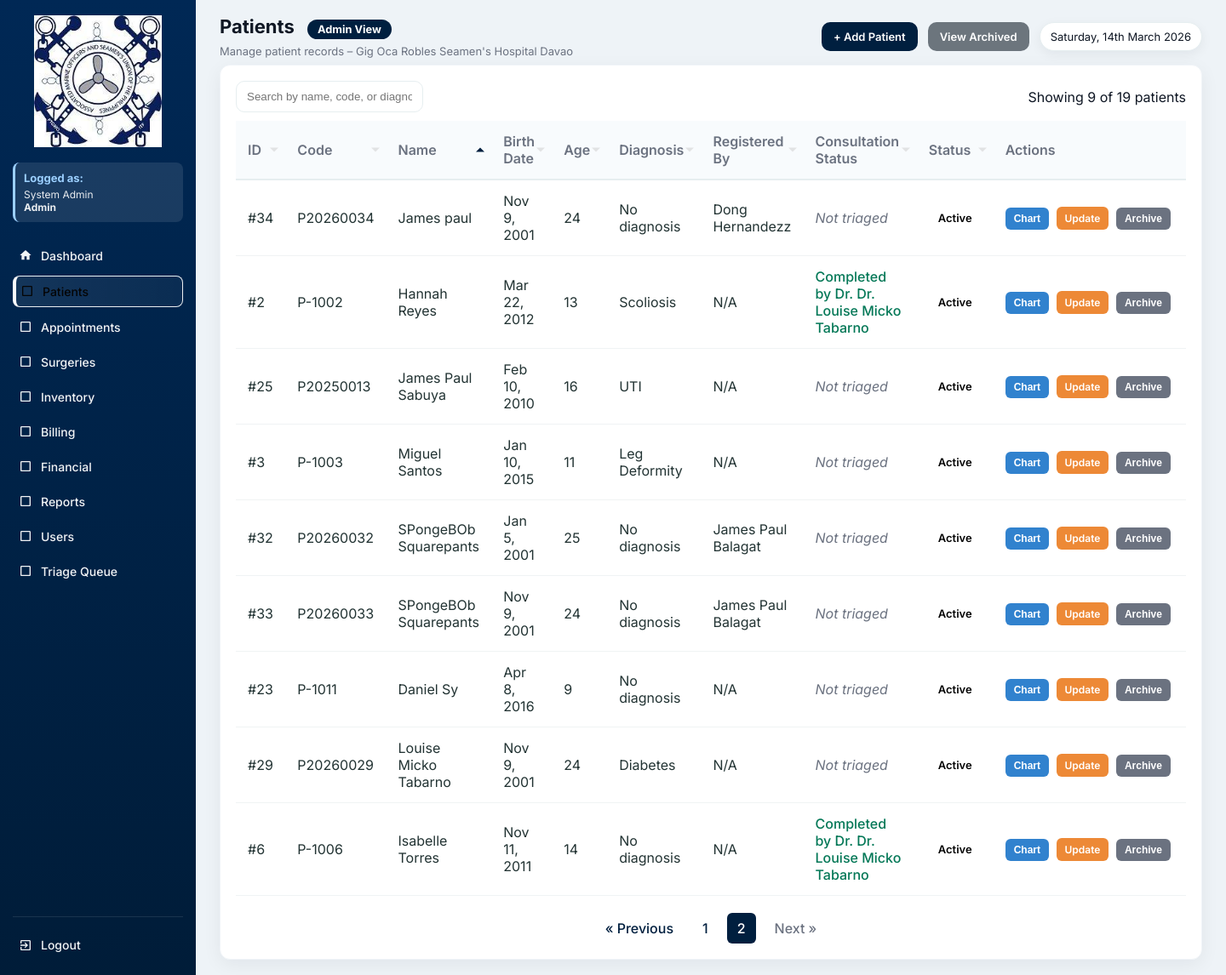
Page /patients.php?page=2&sort=name&order=asc (signed in) on the committed database.
### tables this page shows
CREATE TABLE `patients` (
  `id` int(11) NOT NULL,
  `patient_code` varchar(20) DEFAULT NULL,
  `first_name` varchar(100) DEFAULT NULL,
  `last_name` varchar(100) DEFAULT NULL,
  `gender` varchar(10) DEFAULT NULL,
  `sex` enum('Male','Female') DEFAULT NULL,
  `birth_date` date DEFAULT NULL,
  `phone` varchar(50) DEFAULT NULL,
  `address` text DEFAULT NULL,
  `guardian` varchar(100) DEFAULT NULL,
  `blood_type` varchar(10) DEFAULT NULL,
  `weight` decimal(5,2) DEFAULT NULL,
  `height` decimal(5,2) DEFAULT NULL,
  `pulse_rate` int(11) DEFAULT NULL,
  `temperature` decimal(4,2) DEFAULT NULL,
  `guardian_name` varchar(150) DEFAULT NULL,
  `created_at` timestamp NOT NULL DEFAULT current_timestamp(),
  `created_by` int(11) DEFAULT NULL,
  `is_archived` tinyint(1) DEFAULT 0,
  `archived_at` datetime DEFAULT NULL,
  `archived_by` int(11) DEFAULT NULL
);

CREATE TABLE `users` (
  `id` int(11) NOT NULL,
  `full_name` varchar(150) DEFAULT NULL,
  `username` varchar(100) DEFAULT NULL,
  `password` varchar(255) DEFAULT NULL,
  `role` enum('Admin','Doctor','Nurse','Staff','Inventory','Billing','SocialWorker') NOT NULL,
  `created_at` timestamp NOT NULL DEFAULT current_timestamp(),
  `is_active` tinyint(1) DEFAULT 1,
  `deactivated_at` datetime DEFAULT NULL
);

### patients.php (the view, shortened to what the rows shown need)
<?php
require 'config.php';
require 'functions.php';
$current_role = $_SESSION['role'] ?? 'Guest';
$current_user_id = $_SESSION['user_id'] ?? 0;
$current_user = fetchOne($conn, "SELECT role FROM users WHERE id = ?", "i", [$current_user_id]);
$is_admin = ($current_user['role'] ?? '') === 'Admin';
$table_check = fetchOne($conn, "SHOW COLUMNS FROM patients LIKE 'is_archived'");
$has_archive_columns = $table_check !== null;
$items_per_page = 10;
$current_page = isset($_GET['page']) ? max(1, intval($_GET['page'])) : 1;
$offset = ($current_page - 1) * $items_per_page;
$sort_column = $_GET['sort'] ?? 'name';
$sort_order = $_GET['order'] ?? 'asc';
$show_archived = isset($_GET['show']) && $_GET['show'] === 'archived' && $has_archive_columns;
$archive_condition = $has_archive_columns ? ($show_archived ? "p.is_archived = 1" : "p.is_archived = 0") : "1=1";
switch ($sort_column) {
    case 'name':              $order_by = "p.last_name $sort_order, p.first_name $sort_order"; break;
}
$rows = fetchAll($conn, "
    SELECT
        p.*,
        TIMESTAMPDIFF(YEAR, p.birth_date, CURDATE()) as age,
        (SELECT diagnosis FROM medical_records WHERE patient_id = p.id ORDER BY created_at DESC LIMIT 1) as latest_diagnosis,
        CASE WHEN p.is_archived = 1 THEN 'Archived' ELSE 'Active' END as status_text,
        creator.full_name AS created_by_name,
        latest_triage.status AS triage_status,
        latest_triage.severity,
        doctor.full_name AS doctor_name
    FROM patients p
    LEFT JOIN users creator ON p.created_by = creator.id
    LEFT JOIN (
        SELECT t1.*
        FROM triage t1
        INNER JOIN (
            SELECT patient_id, MAX(assessed_at) as max_date
            FROM triage
            GROUP BY patient_id
        ) t2 ON t1.patient_id = t2.patient_id AND t1.assessed_at = t2.max_date
    ) latest_triage ON p.id = latest_triage.patient_id
    LEFT JOIN users doctor ON latest_triage.started_by = doctor.id
    WHERE {$archive_condition}
    ORDER BY {$order_by}
    LIMIT $offset, $items_per_page
");
?>
<!DOCTYPE html>
<html lang="en">
<head>
</head>
<body>
<div class="app">
  <div class="main">
    <div class="topbar">
      <div class="top-left">
        <h1>Patients <?= $show_archived ? '(Archived)' : '' ?>
          <span class="role-badge role-<?= strtolower($current_role) ?>"><?= htmlspecialchars($current_role) ?> View</span>
        </h1>
      </div>
    </div>
    <div class="table-wrap">
      <table id="patientsTable">
        <thead>
          <tr>
            <th class="sortable-header <?= $sort_column=='id'?$sort_order:'' ?>" onclick="sortTable('id','<?= $sort_column=='id' && $sort_order=='asc'?'desc':'asc' ?>')">ID</th>
            <th class="sortable-header <?= $sort_column=='code'?$sort_order:'' ?>" onclick="sortTable('code','<?= $sort_column=='code' && $sort_order=='asc'?'desc':'asc' ?>')">Code</th>
            <th class="sortable-header <?= $sort_column=='name'?$sort_order:'' ?>" onclick="sortTable('name','<?= $sort_column=='name' && $sort_order=='asc'?'desc':'asc' ?>')">Name</th>
            <th class="sortable-header <?= $sort_column=='birth_date'?$sort_order:'' ?>" onclick="sortTable('birth_date','<?= $sort_column=='birth_date' && $sort_order=='asc'?'desc':'asc' ?>')">Birth Date</th>
            <th class="sortable-header <?= $sort_column=='age'?$sort_order:'' ?>" onclick="sortTable('age','<?= $sort_column=='age' && $sort_order=='asc'?'desc':'asc' ?>')">Age</th>
            <th class="sortable-header <?= $sort_column=='diagnosis'?$sort_order:'' ?>" onclick="sortTable('diagnosis','<?= $sort_column=='diagnosis' && $sort_order=='asc'?'desc':'asc' ?>')">Diagnosis</th>
            <th class="sortable-header <?= $sort_column=='registered_by'?$sort_order:'' ?>" onclick="sortTable('registered_by','<?= $sort_column=='registered_by' && $sort_order=='asc'?'desc':'asc' ?>')">Registered By</th>
            <th class="sortable-header <?= $sort_column=='consultation'?$sort_order:'' ?>" onclick="sortTable('consultation','<?= $sort_column=='consultation' && $sort_order=='asc'?'desc':'asc' ?>')">Consultation Status</th>
            <th class="sortable-header <?= $sort_column=='status'?$sort_order:'' ?>" onclick="sortTable('status','<?= $sort_column=='status' && $sort_order=='asc'?'desc':'asc' ?>')">Status</th>
            <th>Actions</th>
          </tr>
        </thead>
        <tbody>
          <?php if (count($rows) > 0): ?>
            <?php foreach($rows as $r): ?>
              <?php
              $full_name = h($r['first_name'] ?? '') . ' ' . h($r['last_name'] ?? '');
              $row_bg = ($has_archive_columns && !empty($r['is_archived'])) ? 'style="background-color:rgba(107,114,128,0.1);"' : '';
              $created_by = !empty($r['created_by_name']) ? h($r['created_by_name']) : 'N/A';
              $consult_display = '';
              $consult_class = '';
              if (!empty($r['triage_status'])) {
                  $status = $r['triage_status'];
                  $severity = $r['severity'] ? ' (Severity ' . $r['severity'] . ')' : '';
                  $doctor = $r['doctor_name'] ? ' by Dr. ' . h($r['doctor_name']) : '';
                  if ($status == 'waiting') {
                      $consult_display = 'Waiting' . $severity;
                      $consult_class = 'consult-waiting';
                  } elseif ($status == 'in_consultation') {
                      $consult_display = 'In Consultation' . $doctor;
                      $consult_class = 'consult-consult';
                  } elseif ($status == 'completed') {
                      $consult_display = 'Completed' . $doctor;
                      $consult_class = 'consult-completed';
                  } else {
                      $consult_display = 'Unknown';
                      $consult_class = 'consult-none';
                  }
              } else {
                  $consult_display = 'Not triaged';
                  $consult_class = 'consult-none';
              }
              ?>
              <tr data-patient-id="<?= h($r['id']) ?>" <?= $row_bg ?>>
                <td>#<?= h($r['id']) ?></td>
                <td><?= h($r['patient_code'] ?? '') ?></td>
                <td><?= $full_name ?></td>
                <td><?= !empty($r['birth_date']) ? date('M j, Y', strtotime($r['birth_date'])) : 'N/A' ?></td>
                <td><?= h($r['age'] ?? 'N/A') ?></td>
                <td><?= !empty($r['latest_diagnosis']) ? h($r['latest_diagnosis']) : 'No diagnosis' ?></td>
                <td><?= $created_by ?></td>
                <td><span class="<?= $consult_class ?>"><?= $consult_display ?></span></td>
                <td>
                  <span class="status <?= ($has_archive_columns && !empty($r['is_archived'])) ? 'archived' : 'active' ?>">
                    <?= ($has_archive_columns && !empty($r['is_archived'])) ? 'Archived' : 'Active' ?>
                  </span>
                </td>
                <td style="white-space:nowrap;">
                  <button onclick="viewPatient(<?= h($r['id']) ?>)" class="action-btn btn-chart">Chart</button>
                  <?php if (!$has_archive_columns || empty($r['is_archived'])): ?>
                    <a href="patient_form.php?id=<?= h($r['id']) ?>" class="action-btn btn-update">Update</a>
                  <?php elseif ($is_admin): ?>
                    <a href="patient_form.php?id=<?= h($r['id']) ?>" class="action-btn btn-update">Update</a>
                  <?php endif; ?>
                  <?php if ($has_archive_columns && $is_admin): ?>
                    <?php if (!empty($r['is_archived'])): ?>
                      <button onclick="confirmRestore(<?= h($r['id']) ?>, '<?= addslashes($full_name) ?>')" class="action-btn btn-archive">Restore</button>
                    <?php else: ?>
                      <button onclick="confirmArchive(<?= h($r['id']) ?>, '<?= addslashes($full_name) ?>')" class="action-btn btn-archive">Archive</button>
                    <?php endif; ?>
                  <?php endif; ?>
                </td>
              </tr>
            <?php endforeach; ?>
          <?php else: ?>
            <tr><td colspan="10" style="text-align:center; padding:30px;"><?= $show_archived ? 'No archived patients.' : 'No patients found.' ?></td></tr>
          <?php endif; ?>
        </tbody>
      </table>
    </div>
  </div>
</div>
</body>
</html>

### rows in the picture
patients: id "34", patient_code "P20260034", full_name "James paul", birth_date "Nov 9, 2001", age "24", shows "No diagnosis", created_by.full_name "Dong Hernandezz", consult_display "Not triaged", is_archived "Active"
patients: id "2", patient_code "P-1002", full_name "Hannah Reyes", birth_date "Mar 22, 2012", age "13", latest_diagnosis "Scoliosis", created_by "N/A", consult_display "Completed by Dr. Dr. Louise Micko Tabarno", is_archived "Active"
patients: id "25", patient_code "P20250013", full_name "James Paul Sabuya", birth_date "Feb 10, 2010", age "16", latest_diagnosis "UTI", created_by "N/A", consult_display "Not triaged", is_archived "Active"
patients: id "3", patient_code "P-1003", full_name "Miguel Santos", birth_date "Jan 10, 2015", age "11", latest_diagnosis "Leg Deformity", created_by "N/A", consult_display "Not triaged", is_archived "Active"
patients: id "32", patient_code "P20260032", full_name "SPongeBOb Squarepants", birth_date "Jan 5, 2001", age "25", shows "No diagnosis", created_by.full_name "James Paul Balagat", consult_display "Not triaged", is_archived "Active"
patients: id "33", patient_code "P20260033", full_name "SPongeBOb Squarepants", birth_date "Nov 9, 2001", age "24", shows "No diagnosis", created_by.full_name "James Paul Balagat", consult_display "Not triaged", is_archived "Active"
patients: id "23", patient_code "P-1011", full_name "Daniel Sy", birth_date "Apr 8, 2016", age "9", shows "No diagnosis", created_by "N/A", consult_display "Not triaged", is_archived "Active"
patients: id "29", patient_code "P20260029", full_name "Louise Micko Tabarno", birth_date "Nov 9, 2001", age "24", latest_diagnosis "Diabetes", created_by "N/A", consult_display "Not triaged", is_archived "Active"
patients: id "6", patient_code "P-1006", full_name "Isabelle Torres", birth_date "Nov 11, 2011", age "14", shows "No diagnosis", created_by "N/A", consult_display "Completed by Dr. Dr. Louise Micko Tabarno", is_archived "Active"

### other values in the picture
$current_name "System Admin"
$current_role "Admin"
$label "Patients"
$label "Appointments"
$label "Surgeries"
$label "Inventory"
$label "Billing"
$label "Financial"
$label "Reports"
$label "Users"
$label "Triage Queue"
count($rows) "9"
$total_patients "19"
